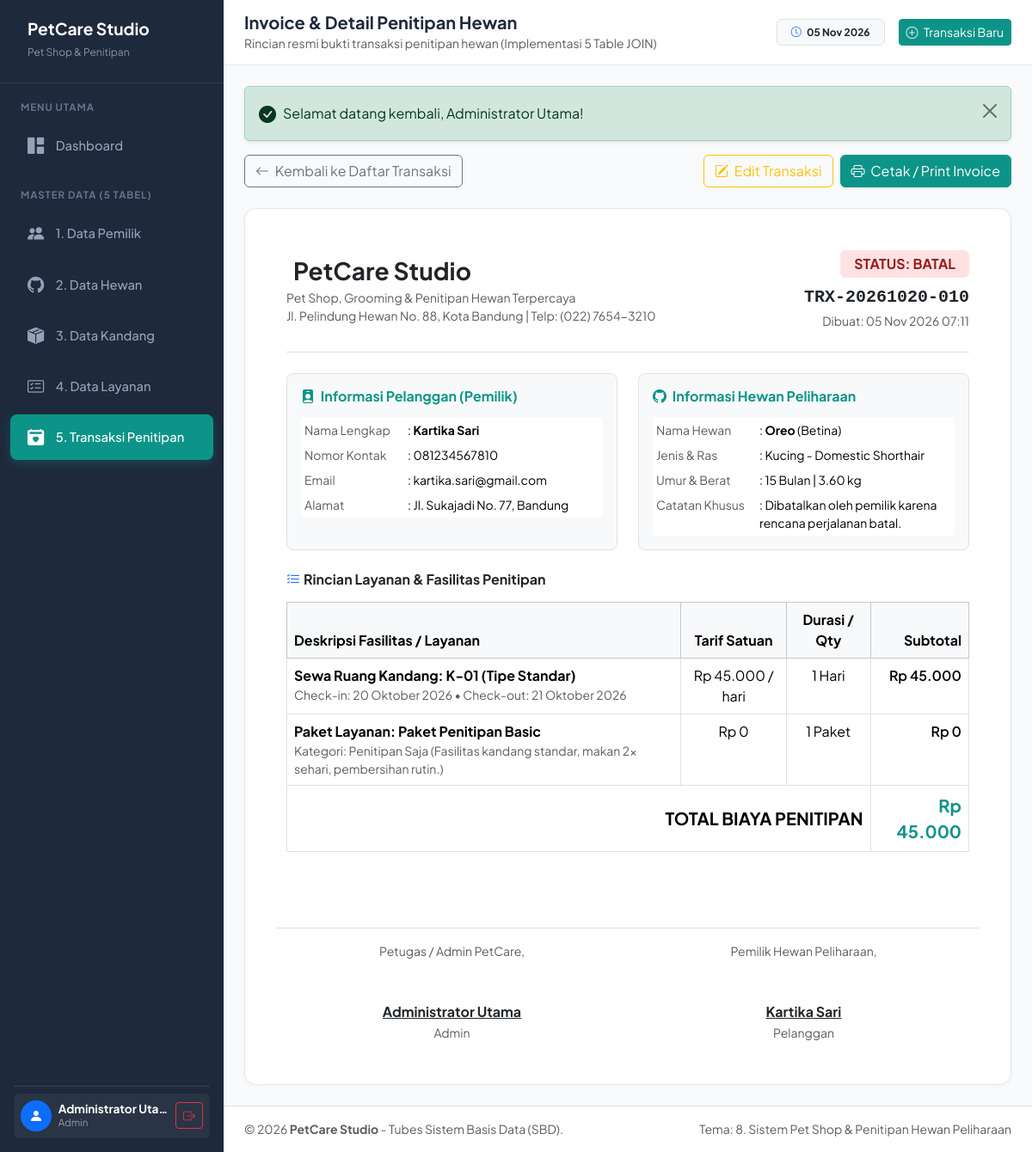
The app's page /penitipan/detail.php?id=10 (signed in) with its own data.
### tables this page shows
CREATE TABLE `penitipan` (
    `id_penitipan` INT AUTO_INCREMENT PRIMARY KEY,
    `kode_transaksi` VARCHAR(30) NOT NULL UNIQUE,
    `id_hewan` INT NOT NULL,
    `id_kandang` INT NOT NULL,
    `id_layanan` INT NOT NULL,
    `tgl_masuk` DATE NOT NULL,
    `tgl_keluar` DATE NOT NULL,
    `total_hari` INT NOT NULL CHECK (`total_hari` > 0),
    `total_biaya` DECIMAL(12,2) NOT NULL CHECK (`total_biaya` >= 0),
    `status_penitipan` ENUM('Booking', 'Aktif', 'Selesai', 'Batal') NOT NULL DEFAULT 'Booking',
    `catatan` TEXT,
    `created_at` TIMESTAMP DEFAULT CURRENT_TIMESTAMP,
    CONSTRAINT `fk_penitipan_hewan` FOREIGN KEY (`id_hewan`) 
        REFERENCES `hewan` (`id_hewan`) 
        ON DELETE RESTRICT 
        ON UPDATE CASCADE,
    CONSTRAINT `fk_penitipan_kandang` FOREIGN KEY (`id_kandang`) 
        REFERENCES `kandang` (`id_kandang`) 
        ON DELETE RESTRICT 
        ON UPDATE CASCADE,
    CONSTRAINT `fk_penitipan_layanan` FOREIGN KEY (`id_layanan`) 
        REFERENCES `layanan` (`id_layanan`) 
        ON DELETE RESTRICT 
        ON UPDATE CASCADE
);

CREATE TABLE `pemilik` (
    `id_pemilik` INT AUTO_INCREMENT PRIMARY KEY,
    `nama_pemilik` VARCHAR(100) NOT NULL,
    `no_hp` VARCHAR(20) NOT NULL,
    `email` VARCHAR(100) UNIQUE,
    `alamat` TEXT NOT NULL,
    `created_at` TIMESTAMP DEFAULT CURRENT_TIMESTAMP
);

CREATE TABLE `hewan` (
    `id_hewan` INT AUTO_INCREMENT PRIMARY KEY,
    `id_pemilik` INT NOT NULL,
    `nama_hewan` VARCHAR(50) NOT NULL,
    `jenis_hewan` ENUM('Kucing', 'Anjing', 'Kelinci', 'Hamster', 'Burung', 'Reptil') NOT NULL,
    `ras` VARCHAR(50) NOT NULL,
    `umur_bulan` INT NOT NULL CHECK (`umur_bulan` >= 0),
    `jenis_kelamin` ENUM('Jantan', 'Betina') NOT NULL,
    `berat_kg` DECIMAL(4,2) NOT NULL CHECK (`berat_kg` > 0),
    `created_at` TIMESTAMP DEFAULT CURRENT_TIMESTAMP,
    CONSTRAINT `fk_hewan_pemilik` FOREIGN KEY (`id_pemilik`) 
        REFERENCES `pemilik` (`id_pemilik`) 
        ON DELETE CASCADE 
        ON UPDATE CASCADE
);

CREATE TABLE `kandang` (
    `id_kandang` INT AUTO_INCREMENT PRIMARY KEY,
    `nomor_kandang` VARCHAR(20) NOT NULL UNIQUE,
    `tipe_kandang` ENUM('Standar', 'VIP', 'VVIP') NOT NULL,
    `kapasitas` INT NOT NULL DEFAULT 1 CHECK (`kapasitas` > 0),
    `tarif_per_hari` DECIMAL(10,2) NOT NULL CHECK (`tarif_per_hari` > 0),
    `status_kandang` ENUM('Tersedia', 'Terisi', 'Perbaikan') NOT NULL DEFAULT 'Tersedia',
    `created_at` TIMESTAMP DEFAULT CURRENT_TIMESTAMP
);

CREATE TABLE `layanan` (
    `id_layanan` INT AUTO_INCREMENT PRIMARY KEY,
    `nama_layanan` VARCHAR(100) NOT NULL,
    `kategori` ENUM('Penitipan Saja', 'Grooming & Spa', 'Kesehatan & Vaksin', 'Perawatan Khusus') NOT NULL,
    `tarif_layanan` DECIMAL(10,2) NOT NULL CHECK (`tarif_layanan` >= 0),
    `deskripsi` TEXT,
    `created_at` TIMESTAMP DEFAULT CURRENT_TIMESTAMP
);

### penitipan/detail.php (the view, shortened to what this page needs)
<?php
require_once __DIR__ . '/../includes/header.php';
$id = (int)($_GET['id'] ?? 0);
$sql = "SELECT
    p.id_penitipan,
    p.kode_transaksi,
    p.tgl_masuk,
    p.tgl_keluar,
    p.total_hari,
    p.total_biaya,
    p.status_penitipan,
    p.catatan,
    p.created_at,
    h.id_hewan,
    h.nama_hewan,
    h.jenis_hewan,
    h.ras,
    h.umur_bulan,
    h.jenis_kelamin,
    h.berat_kg,
    pm.id_pemilik,
    pm.nama_pemilik,
    pm.no_hp,
    pm.email,
    pm.alamat,
    k.id_kandang,
    k.nomor_kandang,
    k.tipe_kandang,
    k.tarif_per_hari,
    l.id_layanan,
    l.nama_layanan,
    l.kategori AS kategori_layanan,
    l.tarif_layanan,
    l.deskripsi AS deskripsi_layanan
FROM penitipan p
INNER JOIN hewan h ON p.id_hewan = h.id_hewan
INNER JOIN pemilik pm ON h.id_pemilik = pm.id_pemilik
INNER JOIN kandang k ON p.id_kandang = k.id_kandang
INNER JOIN layanan l ON p.id_layanan = l.id_layanan
WHERE p.id_penitipan = ?
LIMIT 1";
$stmt = mysqli_prepare($conn, $sql);
mysqli_stmt_bind_param($stmt, "i", $id);
mysqli_stmt_execute($stmt);
$res = mysqli_stmt_get_result($stmt);
$trx = mysqli_fetch_assoc($res);
$subtotalKandang = $trx['total_hari'] * $trx['tarif_per_hari'];
?>
<div class="d-flex justify-content-between align-items-center mb-4 no-print">
    <a href="<?= base_url('penitipan/index.php') ?>" class="btn btn-outline-secondary">
        <i class="bi bi-arrow-left me-1"></i> Kembali ke Daftar Transaksi
    </a>
    <div class="d-flex gap-2">
        <a href="<?= base_url('penitipan/edit.php?id=' . $trx['id_penitipan']) ?>" class="btn btn-outline-warning">
            <i class="bi bi-pencil-square me-1"></i> Edit Transaksi
        </a>
        <button onclick="window.print()" class="btn btn-primary">
            <i class="bi bi-printer me-1"></i> Cetak / Print Invoice
        </button>
    </div>
</div>
<div class="card card-custom p-4 p-md-5">
    <div class="d-flex flex-wrap justify-content-between align-items-center pb-4 mb-4 border-bottom">
        <div>
            <div class="d-flex align-items-center gap-2 mb-1">
                <h3 class="fw-bold mb-0 text-dark">PetCare Studio</h3>
            </div>
            <p class="text-muted small mb-0">Pet Shop, Grooming & Penitipan Hewan Terpercaya</p>
            <p class="text-muted small mb-0">Jl. Pelindung Hewan No. 88, Kota Bandung | Telp: (022) 7654-3210</p>
        </div>
        <div class="text-md-end mt-3 mt-md-0">
            <span class="badge badge-status-<?= strtolower($trx['status_penitipan']) ?> fs-6 px-3 py-2 mb-2 d-inline-block">
                STATUS: <?= strtoupper($trx['status_penitipan']) ?>
            </span>
            <div class="fs-5 font-monospace fw-bold text-dark"><?= htmlspecialchars($trx['kode_transaksi']) ?></div>
            <small class="text-muted">Dibuat: <?= date('d M Y H:i', strtotime($trx['created_at'])) ?></small>
        </div>
    </div>
    <div class="row g-4 mb-4">
        <div class="col-md-6">
            <div class="p-3 rounded-3 bg-light border h-100">
                <h6 class="fw-bold text-teal mb-3" style="color: #0d9488;">
                    <i class="bi bi-person-badge-fill me-1"></i> Informasi Pelanggan (Pemilik)
                </h6>
                <table class="table table-sm table-borderless mb-0 small">
                    <tr>
                        <td class="text-muted" style="width: 120px;">Nama Lengkap</td>
                        <td>: <strong><?= htmlspecialchars($trx['nama_pemilik']) ?></strong></td>
                    </tr>
                    <tr>
                        <td class="text-muted">Nomor Kontak</td>
                        <td>: <?= htmlspecialchars($trx['no_hp']) ?></td>
                    </tr>
                    <tr>
                        <td class="text-muted">Email</td>
                        <td>: <?= htmlspecialchars($trx['email'] ?: '-') ?></td>
                    </tr>
                    <tr>
                        <td class="text-muted">Alamat</td>
                        <td>: <?= htmlspecialchars($trx['alamat']) ?></td>
                    </tr>
                </table>
            </div>
        </div>
        <div class="col-md-6">
            <div class="p-3 rounded-3 bg-light border h-100">
                <h6 class="fw-bold text-teal mb-3" style="color: #0d9488;">
                    <i class="bi bi-github me-1"></i> Informasi Hewan Peliharaan
                </h6>
                <table class="table table-sm table-borderless mb-0 small">
                    <tr>
                        <td class="text-muted" style="width: 120px;">Nama Hewan</td>
                        <td>: <strong><?= htmlspecialchars($trx['nama_hewan']) ?></strong> (<?= htmlspecialchars($trx['jenis_kelamin']) ?>)</td>
                    </tr>
                    <tr>
                        <td class="text-muted">Jenis & Ras</td>
                        <td>: <?= htmlspecialchars($trx['jenis_hewan']) ?> - <?= htmlspecialchars($trx['ras']) ?></td>
                    </tr>
                    <tr>
                        <td class="text-muted">Umur & Berat</td>
                        <td>: <?= $trx['umur_bulan'] ?> Bulan | <?= number_format($trx['berat_kg'], 2) ?> kg</td>
                    </tr>
                    <tr>
                        <td class="text-muted">Catatan Khusus</td>
                        <td>: <?= htmlspecialchars($trx['catatan'] ?: 'Tidak ada instruksi khusus.') ?></td>
                    </tr>
                </table>
            </div>
        </div>
    </div>
    <h6 class="fw-bold mb-3"><i class="bi bi-list-check me-1 text-primary"></i>Rincian Layanan & Fasilitas Penitipan</h6>
    <div class="table-responsive mb-4">
        <table class="table table-bordered">
            <thead class="table-light">
                <tr>
                    <th>Deskripsi Fasilitas / Layanan</th>
                    <th class="text-center">Tarif Satuan</th>
                    <th class="text-center">Durasi / Qty</th>
                    <th class="text-end">Subtotal</th>
                </tr>
            </thead>
            <tbody>
                <tr>
                    <td>
                        <strong>Sewa Ruang Kandang: <?= htmlspecialchars($trx['nomor_kandang']) ?> (Tipe <?= htmlspecialchars($trx['tipe_kandang']) ?>)</strong>
                        <div class="small text-muted">
                            Check-in: <?= formatTanggalIndo($trx['tgl_masuk']) ?> &bull; Check-out: <?= formatTanggalIndo($trx['tgl_keluar']) ?>
                        </div>
                    </td>
                    <td class="text-center"><?= formatRupiah($trx['tarif_per_hari']) ?> / hari</td>
                    <td class="text-center"><?= $trx['total_hari'] ?> Hari</td>
                    <td class="text-end fw-semibold"><?= formatRupiah($subtotalKandang) ?></td>
                </tr>
                <tr>
                    <td>
                        <strong>Paket Layanan: <?= htmlspecialchars($trx['nama_layanan']) ?></strong>
                        <div class="small text-muted">Kategori: <?= htmlspecialchars($trx['kategori_layanan']) ?> (<?= htmlspecialchars($trx['deskripsi_layanan'] ?: '-') ?>)</div>
                    </td>
                    <td class="text-center"><?= formatRupiah($trx['tarif_layanan']) ?></td>
                    <td class="text-center">1 Paket</td>
                    <td class="text-end fw-semibold"><?= formatRupiah($trx['tarif_layanan']) ?></td>
                </tr>
            </tbody>
            <tfoot>
                <tr>
                    <td colspan="3" class="text-end fw-bold fs-5">TOTAL BIAYA PENITIPAN</td>
                    <td class="text-end fw-bold fs-5 text-teal" style="color: #0d9488;"><?= formatRupiah($trx['total_biaya']) ?></td>
                </tr>
            </tfoot>
        </table>
    </div>
    <div class="row mt-5 pt-3 border-top">
        <div class="col-6 text-center">
            <p class="small text-muted mb-5">Petugas / Admin PetCare,</p>
            <p class="fw-bold mb-0 text-decoration-underline"><?= htmlspecialchars($_SESSION['nama_lengkap'] ?? 'Staff PetCare') ?></p>
            <small class="text-muted"><?= htmlspecialchars($_SESSION['role'] ?? 'Staff') ?></small>
        </div>
        <div class="col-6 text-center">
            <p class="small text-muted mb-5">Pemilik Hewan Peliharaan,</p>
            <p class="fw-bold mb-0 text-decoration-underline"><?= htmlspecialchars($trx['nama_pemilik']) ?></p>
            <small class="text-muted">Pelanggan</small>
        </div>
    </div>
</div>
<?php require_once __DIR__ . '/../includes/footer.php'; ?>

### assets/css/style.css (style rules this page uses)
:root { --primary-color: #0d9488; --primary-hover: #0f766e; --primary-light: #ccfbf1; --secondary-color: #f59e0b; --secondary-light: #fef3c7; --sidebar-bg: #1e293b; --sidebar-hover: #334155; --body-bg: #f8fafc; --card-border: #e2e8f0; --text-main: #1e293b; --text-muted: #64748b; }
body { font-family: 'Plus Jakarta Sans', -apple-system, BlinkMacSystemFont, "Segoe UI", Roboto, sans-serif; background-color: var(--body-bg); color: var(--text-main); min-height: 100vh; }
.card-custom { border: 1px solid var(--card-border); border-radius: 14px; background: #ffffff; box-shadow: 0 1px 4px rgba(0, 0, 0, 0.04); }
.badge-status-batal { background-color: #fee2e2; color: #991b1b; }
.btn-primary { background-color: var(--primary-color); border-color: var(--primary-color); }

### records on screen
penitipan: status_penitipan "BATAL", kode_transaksi "TRX-20261020-010", created_at "05 Nov 2026 07:11", pemilik.nama_pemilik "Kartika Sari", pemilik.no_hp "081234567810", pemilik.email "kartika.sari@gmail.com", pemilik.alamat "Jl. Sukajadi No. 77, Bandung", id_hewan.nama_hewan "Oreo", id_hewan.jenis_kelamin "Betina", id_hewan.jenis_hewan "Kucing", id_hewan.ras "Domestic Shorthair", id_hewan.umur_bulan "15", id_hewan.berat_kg "3.60", catatan "Dibatalkan oleh pemilik karena rencana perjalanan batal.", id_kandang.nomor_kandang "K-01", id_kandang.tipe_kandang "Standar", tgl_masuk "20 Oktober 2026", tgl_keluar "21 Oktober 2026", id_kandang.tarif_per_hari "Rp 45.000", total_hari "1", total_hari.tarif_per_hari "Rp 45.000", id_layanan.nama_layanan "Paket Penitipan Basic", id_layanan.kategori "Penitipan Saja", id_layanan.deskripsi "Fasilitas kandang standar, makan 2x sehari, pembersihan rutin.", id_layanan.tarif_layanan "Rp 0", total_biaya "Rp 45.000"

### other values on screen
$_SESSION['nama_lengkap'] "Administrator Utama"
$_SESSION['role'] "Admin"
$pageTitle "Invoice & Detail Penitipan Hewan"
$pageSubtitle "Rincian resmi bukti transaksi penitipan hewan (Implementasi 5 Table JOIN)"
$flash['message'] "Selamat datang kembali, Administrator Utama!"
